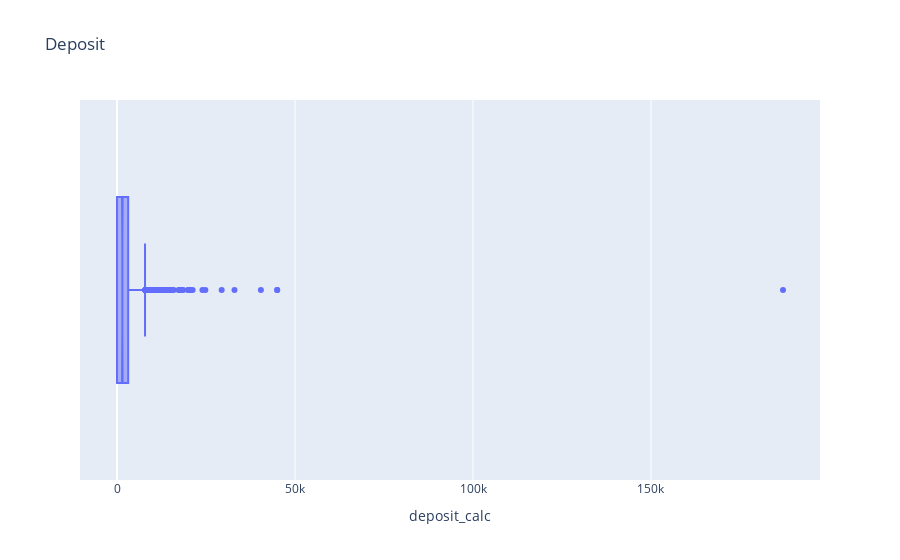

The notebook cell saved with this chart:
### Markdown cell above
We calculated the sum of the deposit (deposit_calc) based on free form text information (deposit).  
In the example above the deposit was calculated on 'drei Nettokaltmieten' information.  
Let's check the distribution:

### Code cell
px.box(df[['deposit_calc']], x='deposit_calc', notched=True, title='Deposit ')

### Figure 1 — Plotly figure (JSON) as saved in the notebook; plotly's stock layout.template omitted (floating-point values rounded to 4 significant figures; data arrays with more than 128 entries replaced by an {"elided": "..."} marker saying what was removed)
{"data": [{"alignmentgroup": "True", "hovertemplate": "deposit_calc=%{x}<extra></extra>", "legendgroup": "", "marker": {"color": "#636efa"}, "name": "", "notched": true, "offsetgroup": "", "orientation": "h", "showlegend": false, "type": "box", "x": {"elided": "4071 float values"}, "x0": " ", "xaxis": "x", "y0": " ", "yaxis": "y"}], "layout": {"boxmode": "group", "legend": {"tracegroupgap": 0}, "title": {"text": "Deposit "}, "xaxis": {"anchor": "y", "domain": [0, 1], "title": {"text": "deposit_calc"}}, "yaxis": {"anchor": "x", "domain": [0, 1]}}}
